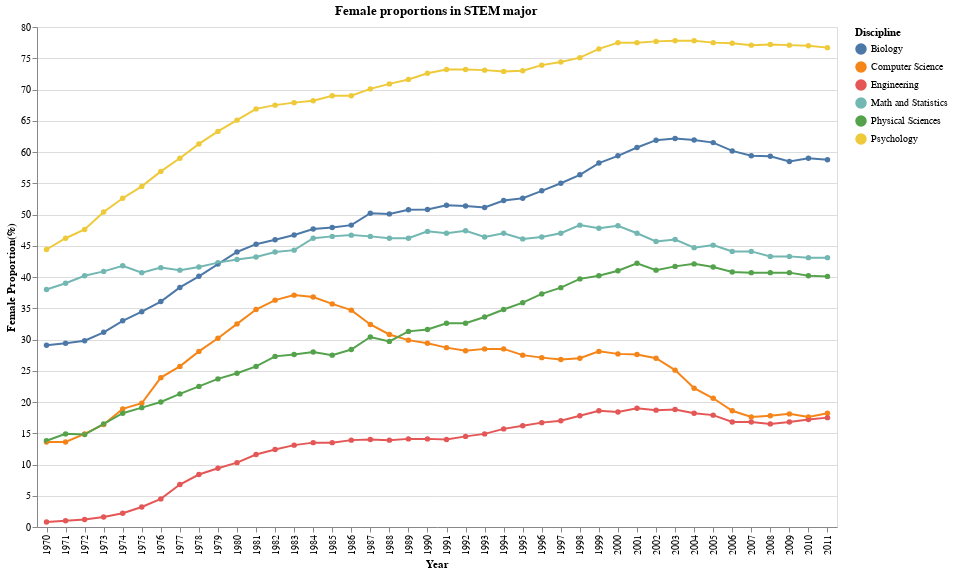

Notebook source saved alongside this figure:
### Markdown cell above
## STEM

### Code cell
#collapse-hide

stem = tidy_data[tidy_data.Type == "STEM"]

selection = alt.selection_multi(encodings=["color"], bind='legend')

point = alt.Chart(data=stem).mark_point(filled=True).encode(
    alt.X("Year", type="nominal"),
    alt.Y("Female proportion", title="Female Proportion(%)"),
    color="Discipline",
    tooltip=["Discipline", "Year", "Female proportion"],
).properties(
    width=800,
    height=500,
    title="Female proportions in STEM major"
)

line = point.mark_line()
chart = point + line

chart.encode(
    opacity=alt.condition(selection, alt.value(1), alt.value(0.1)),
).add_selection(
    selection
)

### Figure 1 — Vega-Lite specification as saved in the notebook (floating-point values rounded to 4 significant figures; data arrays with more than 128 entries replaced by an {"elided": "..."} marker saying what was removed)
{"config": {"view": {"continuousWidth": 400, "continuousHeight": 300}}, "layer": [{"mark": {"type": "point", "filled": true}, "encoding": {"color": {"type": "nominal", "field": "Discipline"}, "tooltip": [{"type": "nominal", "field": "Discipline"}, {"type": "quantitative", "field": "Year"}, {"type": "quantitative", "field": "Female proportion"}], "x": {"type": "nominal", "field": "Year"}, "y": {"type": "quantitative", "field": "Female proportion", "title": "Female Proportion(%)"}}, "height": 500, "selection": {"selector007": {"type": "multi", "encodings": ["color"], "bind": "legend"}}, "title": "Female proportions in STEM major", "width": 800}, {"mark": "line", "encoding": {"color": {"type": "nominal", "field": "Discipline"}, "tooltip": [{"type": "nominal", "field": "Discipline"}, {"type": "quantitative", "field": "Year"}, {"type": "quantitative", "field": "Female proportion"}], "x": {"type": "nominal", "field": "Year"}, "y": {"type": "quantitative", "field": "Female proportion", "title": "Female Proportion(%)"}}, "height": 500, "title": "Female proportions in STEM major", "width": 800}], "data": {"name": "data-a5ffa063885cc5b0f38df7bba1f7a3d3"}, "encoding": {"opacity": {"condition": {"value": 1, "selection": "selector007"}, "value": 0.1}}, "$schema": "https://vega.github.io/schema/vega-lite/v4.8.1.json", "datasets": {"data-a5ffa063885cc5b0f38df7bba1f7a3d3": {"elided": "252 records"}}}
